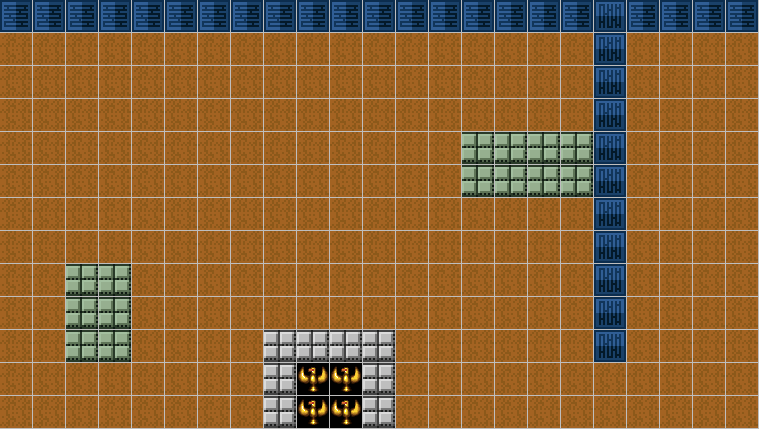

Below is a game level as drawn by its tile map, then a one-line description and the .tmx file that defines it, in full:
An orthogonal 23x13 tile map with 33x33 px tiles, 1 tile layer (块层 1), 1 hidden layer not drawn.

<map version="1.0" orientation="orthogonal" width="23" height="13" tilewidth="33" tileheight="33">
 <tileset firstgid="1" name="tankbrigade" tilewidth="33" tileheight="33">
  <image source="tankbrigade.png" width="800" height="600" />
 </tileset>
 <layer name="块层 1" width="23" height="13">
  <data encoding="csv">
78,78,78,78,78,78,78,78,78,78,78,78,78,78,78,78,78,78,55,78,78,78,78,
102,102,102,102,102,102,102,102,102,102,102,102,102,102,102,102,102,102,55,102,102,102,102,
102,102,102,102,102,102,102,102,102,102,102,102,102,102,102,102,102,102,55,102,102,102,102,
102,102,102,102,102,102,102,102,102,102,102,102,102,102,102,102,102,102,55,102,102,102,102,
102,102,102,102,102,102,102,102,102,102,102,102,102,102,100,100,100,100,55,102,102,102,102,
102,102,102,102,102,102,102,102,102,102,102,102,102,102,100,100,100,100,55,102,102,102,102,
102,102,102,102,102,102,102,102,102,102,102,102,102,102,102,102,102,102,55,102,102,102,102,
102,102,102,102,102,102,102,102,102,102,102,102,102,102,102,102,102,102,55,102,102,102,102,
102,102,100,100,102,102,102,102,102,102,102,102,102,102,102,102,102,102,55,102,102,102,102,
102,102,100,100,102,102,102,102,102,102,102,102,102,102,102,102,102,102,55,102,102,102,102,
102,102,100,100,102,102,102,102,60,60,60,60,102,102,102,102,102,102,55,102,102,102,102,
102,102,102,102,102,102,102,102,60,74,74,60,102,102,102,102,102,102,102,102,102,102,102,
102,102,102,102,102,102,102,102,60,74,74,60,102,102,102,102,102,102,102,102,102,102,102
</data>
 </layer>
 <layer name="块层 2" width="23" height="13" visible="0">
  <data encoding="csv">
16,16,16,16,16,16,16,16,16,16,16,16,16,16,16,16,16,16,16,16,16,16,16,
16,16,16,16,16,16,16,16,16,16,16,16,16,16,16,16,16,16,16,16,16,16,16,
16,16,16,16,16,16,16,16,16,16,16,16,16,16,16,16,16,16,16,16,16,16,16,
16,16,16,16,16,16,16,16,16,16,16,16,16,16,16,16,16,16,16,16,16,16,16,
16,16,16,16,16,16,314,315,316,317,318,319,320,321,322,323,324,16,16,16,16,16,16,
16,16,16,16,16,16,338,339,340,341,342,343,344,345,346,347,348,16,16,16,16,16,16,
16,16,16,16,16,16,362,363,364,365,366,367,368,369,370,371,372,16,16,16,16,16,16,
16,16,16,16,16,16,386,387,388,389,390,391,392,393,394,395,396,16,16,16,16,16,16,
16,16,16,16,16,16,410,411,412,413,414,415,416,417,418,419,420,16,16,16,16,16,16,
16,16,16,16,16,16,16,16,16,16,100,100,100,16,16,16,16,16,16,16,16,16,16,
16,16,16,16,16,16,16,16,16,139,100,74,100,42,16,16,16,16,16,16,16,16,16,
16,16,16,16,16,16,16,16,16,16,100,100,100,16,16,16,16,16,16,16,16,16,16,
16,16,16,16,16,16,16,16,16,16,16,16,16,16,16,16,16,16,16,16,16,16,16
</data>
 </layer>
</map>
